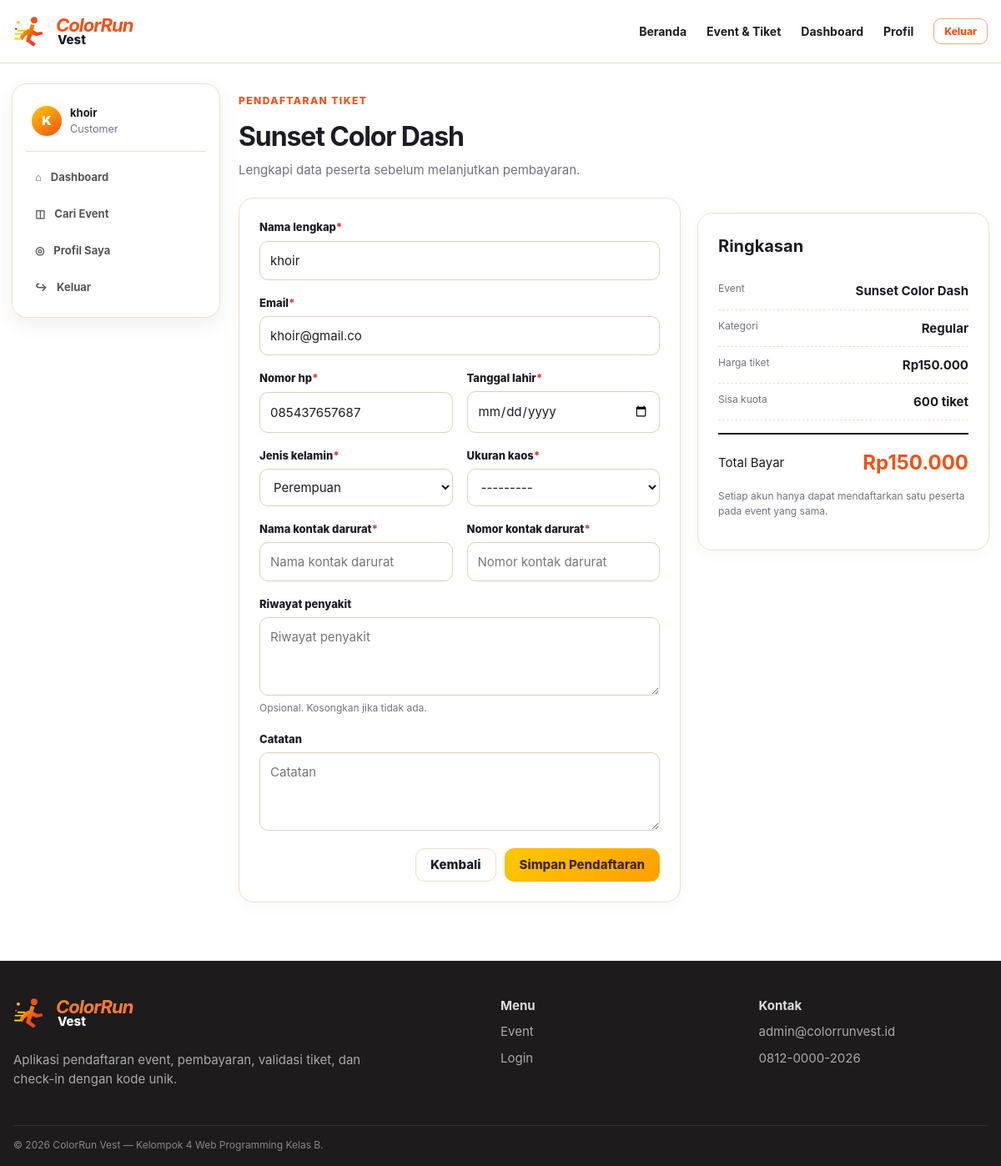
Page /event/sunset-color-dash/daftar/5/ (signed in) on the committed database.
### customer/models.py (models this page shows, shortened)
class Customer(models.Model):
    class JenisKelamin(models.TextChoices):
        LAKI_LAKI = "L", "Laki-laki"
        PEREMPUAN = "P", "Perempuan"
    user = models.OneToOneField(
        settings.AUTH_USER_MODEL, on_delete=models.CASCADE, related_name="customer_profile"
    )
    nama_lengkap = models.CharField(max_length=150)
    nomor_hp = models.CharField(max_length=20)
    tanggal_lahir = models.DateField(blank=True, null=True)
    jenis_kelamin = models.CharField(max_length=1, choices=JenisKelamin.choices, blank=True)
    alamat = models.TextField(blank=True)
    foto = models.ImageField(upload_to="profil/customer/", blank=True, null=True)
    aktif = models.BooleanField(default=True)
    dibuat_pada = models.DateTimeField(auto_now_add=True)
    diperbarui_pada = models.DateTimeField(auto_now=True)
    class Meta:
        verbose_name = "Customer"
        verbose_name_plural = "Customer"
        ordering = ["nama_lengkap"]

### administrator/models.py (models this page shows, shortened)
class Event(models.Model):
    class StatusEvent(models.TextChoices):
        DRAFT = "draft", "Draft"
        DIPUBLIKASIKAN = "dipublikasikan", "Dipublikasikan"
        BERLANGSUNG = "berlangsung", "Berlangsung"
        SELESAI = "selesai", "Selesai"
        DIBATALKAN = "dibatalkan", "Dibatalkan"
    nama_event = models.CharField(max_length=200)
    slug = models.SlugField(max_length=220, unique=True)
    poster_event = models.ImageField(
        upload_to="event/poster/", blank=True, null=True,
        validators=[FileExtensionValidator(allowed_extensions=["jpg", "jpeg", "png", "webp"])],
    )
    banner_event = models.ImageField(
        upload_to="event/banner/", blank=True, null=True,
        validators=[FileExtensionValidator(allowed_extensions=["jpg", "jpeg", "png", "webp"])],
    )
    deskripsi = models.TextField()
    tanggal_mulai = models.DateField()
    tanggal_selesai = models.DateField(blank=True, null=True)
    jam_mulai = models.TimeField()
    jam_selesai = models.TimeField(blank=True, null=True)
    lokasi = models.CharField(max_length=255)
    google_maps = models.URLField(blank=True)
    dress_code = models.CharField(max_length=200, blank=True)
    rute_color_run = models.TextField(blank=True)
    fasilitas = models.TextField(blank=True, help_text="Tuliskan satu fasilitas pada setiap baris.")
    hadiah_doorprize = models.TextField(blank=True)
    contact_person = models.CharField(max_length=100)
    nomor_contact_person = models.CharField(max_length=20)
    faq = models.TextField(blank=True, help_text="Tuliskan pertanyaan dan jawaban yang sering diajukan.")
    status = models.CharField(max_length=20, choices=StatusEvent.choices, default=StatusEvent.DRAFT)
    dibuat_oleh = models.ForeignKey(
        settings.AUTH_USER_MODEL, on_delete=models.SET_NULL, null=True, blank=True,
        related_name="event_dibuat",
    )
    dibuat_pada = models.DateTimeField(auto_now_add=True)
    diperbarui_pada = models.DateTimeField(auto_now=True)
    class Meta:
        verbose_name = "Event"
        verbose_name_plural = "Event"
        ordering = ["-tanggal_mulai", "-jam_mulai"]

class KategoriTiket(models.Model):
    event = models.ForeignKey(Event, on_delete=models.CASCADE, related_name="kategori_tiket")
    nama_kategori = models.CharField(max_length=100)
    deskripsi = models.TextField(blank=True)
    harga = models.DecimalField(max_digits=12, decimal_places=2, validators=[MinValueValidator(0)])
    kuota = models.PositiveIntegerField(validators=[MinValueValidator(1)])
    tanggal_penjualan_mulai = models.DateTimeField(default=timezone.now)
    tanggal_penjualan_selesai = models.DateTimeField(blank=True, null=True)
    aktif = models.BooleanField(default=True)
    dibuat_pada = models.DateTimeField(auto_now_add=True)
    diperbarui_pada = models.DateTimeField(auto_now=True)
    class Meta:
        verbose_name = "Kategori Tiket"
        verbose_name_plural = "Kategori Tiket"
        ordering = ["event", "harga"]
        constraints = [
            models.UniqueConstraint(fields=["event", "nama_kategori"], name="kategori_tiket_unik_per_event")
        ]
    @property
    def jumlah_tiket_terjual(self):
        return self.pendaftaran.filter(
            status_pendaftaran__in=["dikonfirmasi", "check_in", "selesai"],
            pembayaran__status_pembayaran="diterima",
        ).count()
    @property
    def sisa_kuota(self):
        return max(self.kuota - self.jumlah_tiket_terjual, 0)
    @property
    def masih_tersedia(self):
        now = timezone.now()
        within_period = self.tanggal_penjualan_mulai <= now and (
            not self.tanggal_penjualan_selesai or now <= self.tanggal_penjualan_selesai
        )
        return self.aktif and within_period and self.sisa_kuota > 0

class PengaturanSistem(models.Model):
    nama_aplikasi = models.CharField(max_length=150, default="ColorRun Vest")
    nama_penyelenggara = models.CharField(max_length=150, blank=True)
    logo_event = models.ImageField(upload_to="pengaturan/logo/", blank=True, null=True)
    banner = models.ImageField(upload_to="pengaturan/banner/", blank=True, null=True)
    nama_bank = models.CharField(max_length=100, blank=True)
    nomor_rekening = models.CharField(max_length=50, blank=True)
    atas_nama_rekening = models.CharField(max_length=150, blank=True)
    qris = models.ImageField(upload_to="pengaturan/qris/", blank=True, null=True)
    email_admin = models.EmailField(blank=True)
    nomor_whatsapp = models.CharField(max_length=20, blank=True)
    instagram = models.URLField(blank=True)
    tiktok = models.URLField(blank=True)
    facebook = models.URLField(blank=True)
    alamat = models.TextField(blank=True)
    diperbarui_oleh = models.ForeignKey(
        settings.AUTH_USER_MODEL, on_delete=models.SET_NULL, null=True, blank=True,
        related_name="pengaturan_diperbarui",
    )
    diperbarui_pada = models.DateTimeField(auto_now=True)
    class Meta:
        verbose_name = "Pengaturan Sistem"
        verbose_name_plural = "Pengaturan Sistem"

### customer/views.py (the view, shortened to what this page needs)
# urls.py: path("event/<slug:slug>/daftar/<int:kategori_id>/", views.daftar_tiket, name="daftar_tiket"),
@role_required("customer")
def daftar_tiket(request, slug, kategori_id):
    customer = request.user.customer_profile
    event = get_object_or_404(Event, slug=slug, status__in=[Event.StatusEvent.DIPUBLIKASIKAN, Event.StatusEvent.BERLANGSUNG])
    kategori = get_object_or_404(KategoriTiket, pk=kategori_id, event=event)
    existing = Pendaftaran.objects.filter(customer=customer, event=event).first()
    if existing:
        messages.info(request, "Anda sudah terdaftar pada event ini.")
        return redirect("detail_pendaftaran", pk=existing.pk)
    if not kategori.masih_tersedia:
        messages.error(request, "Kategori tiket tidak tersedia atau kuota telah habis.")
        return redirect("detail_event", slug=slug)
    form = PendaftaranForm(request.POST or None, customer=customer)
    return render(request, "customer/pendaftaran_form.html", {"form": form, "event": event, "kategori": kategori})

### customer/forms.py
class PendaftaranForm(StyledFormMixin, forms.ModelForm):
    class Meta:
        model = Pendaftaran
        fields = [
            "nama_lengkap", "email", "nomor_hp", "tanggal_lahir", "jenis_kelamin", "ukuran_kaos",
            "nama_kontak_darurat", "nomor_kontak_darurat", "riwayat_penyakit", "catatan",
        ]
        widgets = {
            "tanggal_lahir": forms.DateInput(attrs={"type": "date"}),
            "riwayat_penyakit": forms.Textarea(attrs={"rows": 3}),
            "catatan": forms.Textarea(attrs={"rows": 3}),
        }
    def __init__(self, *args, customer=None, **kwargs):
        super().__init__(*args, **kwargs)
        self.apply_styles()
        self.fields["riwayat_penyakit"].required = False
        self.fields["catatan"].required = False
        if customer and not self.is_bound:
            self.initial.update({
                "nama_lengkap": customer.nama_lengkap,
                "email": customer.user.email,
                "nomor_hp": customer.nomor_hp,
                "tanggal_lahir": customer.tanggal_lahir,
                "jenis_kelamin": customer.jenis_kelamin,
            })

### colorrun/context_processors.py (called while the page is built)
def global_context(request):
    from administrator.models import PengaturanSistem
    pengaturan = PengaturanSistem.objects.first()
    return {
        "current_role": get_user_role(request.user),
        "pengaturan_sistem": pengaturan,
    }

### colorrun/utils.py (called while the page is built, shortened)
def get_user_role(user):
    if not getattr(user, "is_authenticated", False):
        return "guest"
    if user.is_superuser or hasattr(user, "administrator_profile"):
        return "administrator"
    if hasattr(user, "petugas_profile"):
        return "petugas"
    if hasattr(user, "customer_profile"):
        return "customer"
    return "unknown"

def role_required(*allowed_roles):
    def decorator(view_func):
        @wraps(view_func)
        def wrapped(request, *args, **kwargs):
            if not request.user.is_authenticated:
                return redirect(f"/login/?next={request.get_full_path()}")
            role = get_user_role(request.user)
            return view_func(request, *args, **kwargs)
        return wrapped
    return decorator

### customer/templatetags/colorrun_tags.py (called while the page is built)
@register.filter
def rupiah(value):
    try:
        return "Rp{:,.0f}".format(float(value)).replace(",", ".")
    except (TypeError, ValueError):
        return "Rp0"

### templates/customer/pendaftaran_form.html
{% extends 'base.html' %}{% load colorrun_tags %}{% block title %}Form Pendaftaran{% endblock %}{% block content %}<div class="dashboard-shell container-wide">{% include 'partials/sidebar_customer.html' %}<section class="dashboard-content"><div class="dashboard-heading"><div><span class="eyebrow">Pendaftaran Tiket</span><h1>{{ event.nama_event }}</h1><p>Lengkapi data peserta sebelum melanjutkan pembayaran.</p></div></div><div class="form-layout"><div class="panel"><form method="post" class="form-grid two-cols">{% csrf_token %}{% for field in form %}<div class="form-group {% if field.name == 'riwayat_penyakit' or field.name == 'catatan' or field.name == 'nama_lengkap' or field.name == 'email' %}span-2{% endif %}"><label for="{{ field.id_for_label }}">{{ field.label }}{% if field.field.required %}<em>*</em>{% endif %}</label>{{ field }}{% if field.help_text %}<small class="help-text">{{ field.help_text }}</small>{% endif %}{% for error in field.errors %}<small class="field-error">{{ error }}</small>{% endfor %}</div>{% endfor %}{% for error in form.non_field_errors %}<div class="field-error span-2">{{ error }}</div>{% endfor %}<div class="span-2 form-actions"><a class="btn btn-light" href="{% url 'detail_event' event.slug %}">Kembali</a><button class="btn btn-primary">Simpan Pendaftaran</button></div></form></div><aside class="panel summary-card"><h2>Ringkasan</h2><dl><div><dt>Event</dt><dd>{{ event.nama_event }}</dd></div><div><dt>Kategori</dt><dd>{{ kategori.nama_kategori }}</dd></div><div><dt>Harga tiket</dt><dd>{{ kategori.harga|rupiah }}</dd></div><div><dt>Sisa kuota</dt><dd>{{ kategori.sisa_kuota }} tiket</dd></div></dl><div class="total-row"><span>Total Bayar</span><strong>{{ kategori.harga|rupiah }}</strong></div><p class="note">Setiap akun hanya dapat mendaftarkan satu peserta pada event yang sama.</p></aside></div></section></div>{% endblock %}

### templates/base.html (shortened to what this page needs)
{% load static colorrun_tags %}
<!DOCTYPE html>
<html lang="id">
<head>
    <link rel="stylesheet" href="{% static 'css/app.css' %}">
</head>
<body class="{% block body_class %}{% endblock %}">
<header class="topbar">
    <div class="container topbar-inner">
        <a class="brand" href="{% url 'home' %}" aria-label="ColorRun Vest">
            <img src="{% static 'img/logo-mark.svg' %}" alt="" width="42" height="42">
            <span><strong>ColorRun</strong><small>Vest</small></span>
        </a>
        <nav class="topnav" data-nav>
            <a href="{% url 'home' %}">Beranda</a>
            <a href="{% url 'event_list' %}">Event & Tiket</a>
            {% if current_role == 'customer' %}
                <a href="{% url 'customer_dashboard' %}">Dashboard</a>
                <a href="{% url 'profile' %}">Profil</a>
                <a class="btn btn-sm btn-outline" href="{% url 'logout' %}">Keluar</a>
            {% elif current_role == 'petugas' %}
                <a href="{% url 'petugas_dashboard' %}">Dashboard Petugas</a>
                <a class="btn btn-sm btn-outline" href="{% url 'logout' %}">Keluar</a>
            {% elif current_role == 'administrator' %}
                <a href="{% url 'administrator_dashboard' %}">Dashboard Admin</a>
                <a class="btn btn-sm btn-outline" href="{% url 'logout' %}">Keluar</a>
            {% else %}
                <a href="{% url 'login' %}">Masuk</a>
                <a class="btn btn-sm btn-primary" href="{% url 'register' %}">Daftar</a>
            {% endif %}
        </nav>
    </div>
</header>
<main>{% block content %}{% endblock %}</main>
<footer class="footer">
    <div class="container footer-grid">
        <div>
            <div class="brand footer-brand"><img src="{% static 'img/logo-mark.svg' %}" alt=""><span><strong>ColorRun</strong><small>Vest</small></span></div>
            <p>Aplikasi pendaftaran event, pembayaran, validasi tiket, dan check-in dengan kode unik.</p>
        </div>
        <div><strong>Menu</strong><a href="{% url 'event_list' %}">Event</a><a href="{% url 'login' %}">Login</a></div>
        <div><strong>Kontak</strong><span>{{ pengaturan_sistem.email_admin|default:'admin@colorrunvest.id' }}</span><span>{{ pengaturan_sistem.nomor_whatsapp|default:'0812-0000-2026' }}</span></div>
    </div>
    <div class="container footer-bottom">© 2026 ColorRun Vest — Kelompok 4 Web Programming Kelas B.</div>
</footer>
</body>
</html>

### templates/partials/sidebar_customer.html
<aside class="sidebar">
    <div class="sidebar-user"><span class="avatar">{{ request.user.customer_profile.nama_lengkap|slice:':1'|upper }}</span><div><strong>{{ request.user.customer_profile.nama_lengkap }}</strong><small>Customer</small></div></div>
    <nav>
        <a href="{% url 'customer_dashboard' %}">⌂ <span>Dashboard</span></a>
        <a href="{% url 'event_list' %}">◫ <span>Cari Event</span></a>
        <a href="{% url 'profile' %}">◎ <span>Profil Saya</span></a>
        <a href="{% url 'logout' %}">↪ <span>Keluar</span></a>
    </nav>
</aside>

### rows in the picture
Event: nama_event "Sunset Color Dash"
Customer: form "khoir" "085437657687" "Perempuan"
KategoriTiket: nama_kategori "Regular", harga|rupiah "Rp150.000", sisa_kuota "600"
PengaturanSistem: email_admin "admin@colorrunvest.id", nomor_whatsapp "0812-0000-2026"

### other values in the picture
{{ request.user.customer_profile.nama_lengkap|slice:':1'|upper }} "K"
{{ request.user.customer_profile.nama_lengkap }} "khoir"
{{ field.label }} "Nama lengkap" "Email" "Nomor hp" "Tanggal lahir" "Jenis kelamin" "Ukuran kaos" "Nama kontak darurat" "Nomor kontak darurat" "Riwayat penyakit" "Catatan"
{{ field.help_text }} "Opsional. Kosongkan jika tidak ada."
